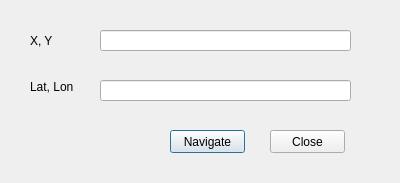
<?xml version="1.0" encoding="UTF-8"?>
<ui version="4.0">
 <class>NavigateToXYDlg</class>
 <widget class="QDialog" name="NavigateToXYDlg">
  <property name="windowModality">
   <enum>Qt::NonModal</enum>
  </property>
  <property name="geometry">
   <rect>
    <x>0</x>
    <y>0</y>
    <width>400</width>
    <height>183</height>
   </rect>
  </property>
  <property name="sizePolicy">
   <sizepolicy hsizetype="Fixed" vsizetype="Fixed">
    <horstretch>0</horstretch>
    <verstretch>0</verstretch>
   </sizepolicy>
  </property>
  <property name="windowTitle">
   <string>Navigate</string>
  </property>
  <property name="modal">
   <bool>false</bool>
  </property>
  <widget class="QLabel" name="label">
   <property name="geometry">
    <rect>
     <x>30</x>
     <y>30</y>
     <width>61</width>
     <height>21</height>
    </rect>
   </property>
   <property name="text">
    <string>X, Y</string>
   </property>
  </widget>
  <widget class="QLineEdit" name="xyEdt">
   <property name="geometry">
    <rect>
     <x>100</x>
     <y>30</y>
     <width>251</width>
     <height>21</height>
    </rect>
   </property>
  </widget>
  <widget class="QLabel" name="label_2">
   <property name="geometry">
    <rect>
     <x>30</x>
     <y>80</y>
     <width>47</width>
     <height>13</height>
    </rect>
   </property>
   <property name="text">
    <string>Lat, Lon</string>
   </property>
  </widget>
  <widget class="QLineEdit" name="llEdt">
   <property name="geometry">
    <rect>
     <x>100</x>
     <y>80</y>
     <width>251</width>
     <height>21</height>
    </rect>
   </property>
   <property name="readOnly">
    <bool>true</bool>
   </property>
  </widget>
  <widget class="QPushButton" name="navigateBtn">
   <property name="geometry">
    <rect>
     <x>170</x>
     <y>130</y>
     <width>75</width>
     <height>23</height>
    </rect>
   </property>
   <property name="text">
    <string>Navigate</string>
   </property>
  </widget>
  <widget class="QPushButton" name="closeBtn">
   <property name="geometry">
    <rect>
     <x>270</x>
     <y>130</y>
     <width>75</width>
     <height>23</height>
    </rect>
   </property>
   <property name="text">
    <string>Close</string>
   </property>
  </widget>
 </widget>
 <resources/>
 <connections/>
</ui>
